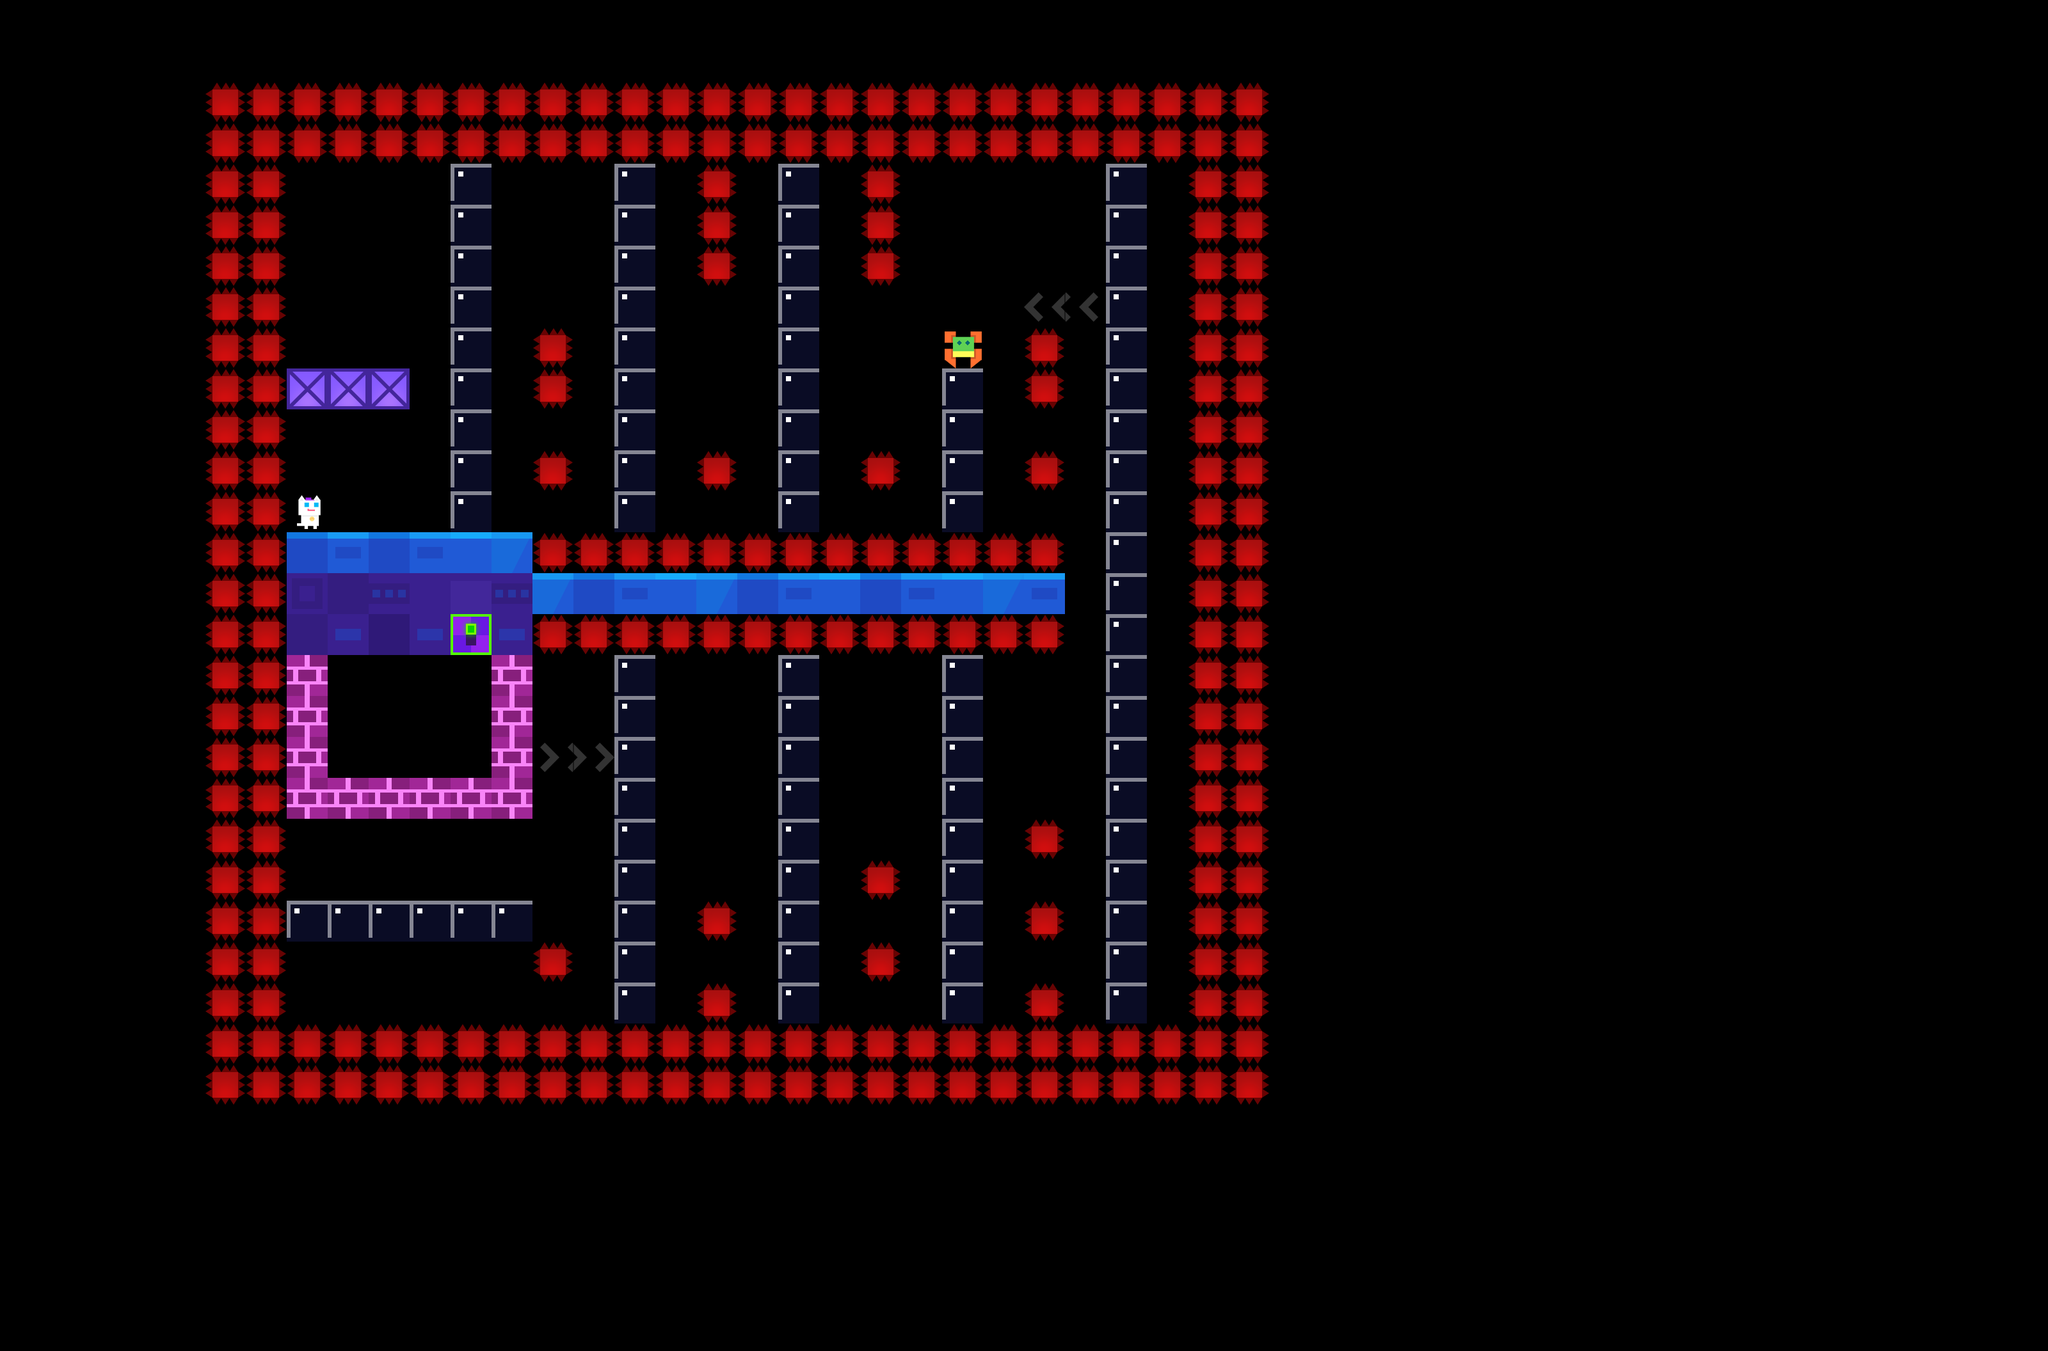

Tiled map render using the project's own tile images. Description and the map definition, with tile-layer contents summarised, below:
An orthogonal 50x33 tile map with 64x64 px tiles, 3 tile layers (main, extra_area1, dangerous) and 62 objects (31x DeadZone, 24x CameraYFreeze, 3x Event, player, enemy, ...).

<map version="1.0" orientation="orthogonal" renderorder="right-down" width="50" height="33" tilewidth="64" tileheight="64" nextobjectid="3316">
 <properties>
  <property name="Spider" value="1" />
  <property name="bg" value="lyBG8" />
  <property name="bgm" value="bgm_mini" />
 </properties>
 <tileset firstgid="1" name="forest" tilewidth="70" tileheight="70">
  <tileoffset x="-3" y="3" />
  <image source="forest.png" width="700" height="980" />
  <tile id="0">
   <properties>
    <property name="maxX" value="87" />
    <property name="maxY" value="63" />
    <property name="x" value="77" />
    <property name="y" value="61" />
   </properties>
  </tile>
 </tileset>
 <layer name="main" width="50" height="33">
  <data>[1650 cells, 357 non-empty, 18 distinct tile ids]</data>
 </layer>
 <layer name="extra_area1" width="50" height="33">
  <properties>
   <property name="isShow" value="1" />
   <property name="maxX" value="12" />
   <property name="maxY" value="19" />
   <property name="x" value="7" />
   <property name="y" value="16" />
  </properties>
  <data>[1650 cells, 12 non-empty, 1 distinct tile ids]</data>
 </layer>
 <objectgroup name="objConfig">
  <object id="3244" type="player" gid="120" x="640" y="1216" />
  <object id="3246" name="-4,0" type="enemy" gid="101" x="1472" y="576" />
  <object id="3247" type="npc" gid="102" x="448" y="832" />
 </objectgroup>
 <objectgroup name="triggerConfig">
  <object id="3245" name="extra_area1" type="HideExtra" gid="105" x="704" y="1024" />
  <object id="3248" name="Story1" type="Event" gid="101" x="576" y="832" />
  <object id="3249" name="Story1" type="Event" gid="101" x="640" y="832" />
  <object id="3260" name="Story1" type="Event" gid="101" x="512" y="832" />
  <object id="3261" type="CameraYFreeze" gid="103" x="256" y="1600" />
  <object id="3262" type="DeadZone" gid="104" x="256" y="1856" />
  <object id="3263" type="DeadZone" gid="104" x="192" y="1856" />
  <object id="3264" type="CameraYFreeze" gid="103" x="192" y="1600" />
  <object id="3265" type="DeadZone" gid="104" x="128" y="1856" />
  <object id="3266" type="CameraYFreeze" gid="103" x="128" y="1600" />
  <object id="3267" type="DeadZone" gid="104" x="0" y="1856" />
  <object id="3268" type="DeadZone" gid="104" x="64" y="1856" />
  <object id="3269" type="CameraYFreeze" gid="103" x="0" y="1600" />
  <object id="3270" type="CameraYFreeze" gid="103" x="64" y="1600" />
  <object id="3271" type="DeadZone" gid="104" x="384" y="1856" />
  <object id="3272" type="DeadZone" gid="104" x="448" y="1856" />
  <object id="3273" type="DeadZone" gid="104" x="320" y="1856" />
  <object id="3274" type="CameraYFreeze" gid="103" x="2112" y="1600" />
  <object id="3275" type="DeadZone" gid="104" x="2176" y="1856" />
  <object id="3276" type="CameraYFreeze" gid="103" x="2048" y="1600" />
  <object id="3277" type="CameraYFreeze" gid="103" x="1984" y="1600" />
  <object id="3278" type="DeadZone" gid="104" x="2112" y="1856" />
  <object id="3279" type="CameraYFreeze" gid="103" x="2176" y="1600" />
  <object id="3280" type="DeadZone" gid="104" x="1984" y="1856" />
  <object id="3281" type="DeadZone" gid="104" x="2048" y="1856" />
  <object id="3282" type="DeadZone" gid="104" x="1920" y="1856" />
  <object id="3283" type="DeadZone" gid="104" x="1856" y="1856" />
  <object id="3284" type="DeadZone" gid="104" x="1728" y="1856" />
  <object id="3285" type="DeadZone" gid="104" x="1792" y="1856" />
  <object id="3286" type="DeadZone" gid="104" x="2432" y="1856" />
  <object id="3287" type="CameraYFreeze" gid="103" x="2304" y="1600" />
  <object id="3288" type="DeadZone" gid="104" x="2368" y="1856" />
  <object id="3289" type="CameraYFreeze" gid="103" x="2368" y="1600" />
  <object id="3290" type="DeadZone" gid="104" x="2240" y="1856" />
  <object id="3291" type="CameraYFreeze" gid="103" x="2432" y="1600" />
  <object id="3292" type="DeadZone" gid="104" x="2304" y="1856" />
  <object id="3293" type="CameraYFreeze" gid="103" x="2240" y="1600" />
  <object id="3294" type="DeadZone" gid="104" x="2688" y="1856" />
  <object id="3295" type="CameraYFreeze" gid="103" x="2560" y="1600" />
  <object id="3296" type="DeadZone" gid="104" x="2624" y="1856" />
  <object id="3297" type="CameraYFreeze" gid="103" x="2624" y="1600" />
  <object id="3298" type="DeadZone" gid="104" x="2496" y="1856" />
  <object id="3299" type="CameraYFreeze" gid="103" x="2688" y="1600" />
  <object id="3300" type="DeadZone" gid="104" x="2560" y="1856" />
  <object id="3301" type="CameraYFreeze" gid="103" x="2496" y="1600" />
  <object id="3302" type="DeadZone" gid="104" x="2752" y="1856" />
  <object id="3303" type="CameraYFreeze" gid="103" x="2816" y="1600" />
  <object id="3304" type="DeadZone" gid="104" x="2816" y="1856" />
  <object id="3305" type="CameraYFreeze" gid="103" x="2752" y="1600" />
  <object id="3306" type="DeadZone" gid="104" x="3136" y="1856" />
  <object id="3307" type="DeadZone" gid="104" x="3072" y="1856" />
  <object id="3308" type="DeadZone" gid="104" x="2944" y="1856" />
  <object id="3309" type="CameraYFreeze" gid="103" x="3008" y="1600" />
  <object id="3310" type="CameraYFreeze" gid="103" x="3136" y="1600" />
  <object id="3311" type="DeadZone" gid="104" x="2880" y="1856" />
  <object id="3312" type="DeadZone" gid="104" x="3008" y="1856" />
  <object id="3313" type="CameraYFreeze" gid="103" x="2944" y="1600" />
  <object id="3314" type="CameraYFreeze" gid="103" x="2880" y="1600" />
  <object id="3315" type="CameraYFreeze" gid="103" x="3072" y="1600" />
 </objectgroup>
 <objectgroup name="coinList1" />
 <layer name="dangerous" width="50" height="33">
  <data>[1650 cells, 4 non-empty, 2 distinct tile ids]</data>
 </layer>
</map>
